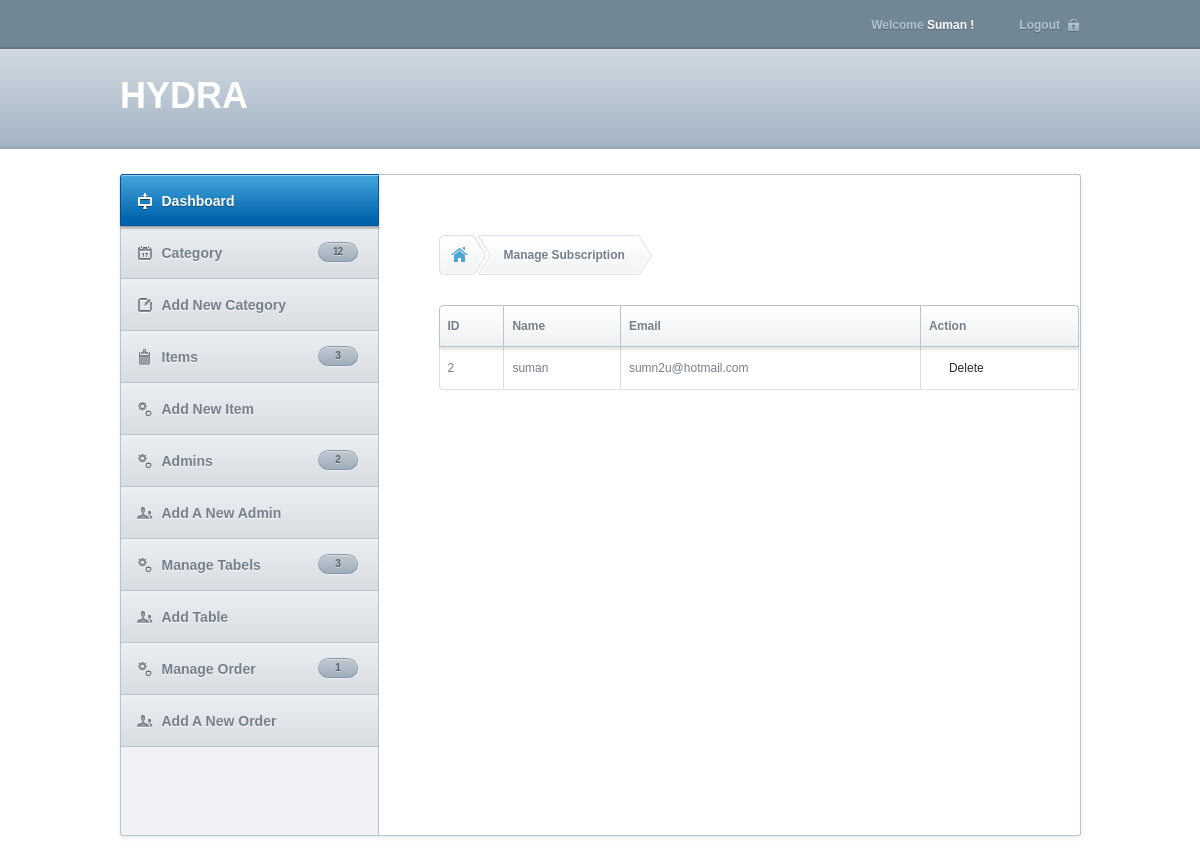
The page /cp/index.php?page=manage_contact (signed in) on the database its author committed.
### tables this page shows
CREATE TABLE IF NOT EXISTS `tbl_suscribe` (
  `contact_id` int(5) NOT NULL AUTO_INCREMENT,
  `contact_name` varchar(20) NOT NULL,
  `contact_email` varchar(50) NOT NULL,
  PRIMARY KEY (`contact_id`)
);

### cp/includes/manage_contact.php (the view, shortened to what this page needs)
<div id="content">
					<ul class="breadcrumb">
						<li class="home"><a href="index.php" ></a></li>
						<li class="last"><a href="#" >Manage Subscription</a></li>
					</ul>
					<table id="sample-table-sortable" class="sortable normal-table" cellspacing='0'>
							<thead>
								<tr>
									<th class="first">ID</th>
									<th>Name </th>
									<th>Email</th>
                                    <th>Action</th>
								</tr>
							</thead>
							<tbody>
                            <?php
								$query = mysql_query("select * from tbl_suscribe");
								while($result = mysql_fetch_array($query)){
							?>
								<tr>
									<td><?php echo $result[0]; ?></td>
									<td><?php echo $result[1]; ?></td>
									<td><?php echo $result[2]; ?></td>
                                    <td>&nbsp;&nbsp;&nbsp;&nbsp;&nbsp;&nbsp;<a href="index.php?page=delete_contact_message&id=<?php echo $result[0]; ?>" class="">Delete</a></td>
								</tr>
                            <?php } ?>
							</tbody>
					</table>
</div>

### cp/_layout/style.css (style rules this page uses)
html, body, div, dl, dt, dd, ul, ol, li, h1, h2, h3, h4, h5, h6, pre, form, fieldset, input, textarea, label, p, blockquote, th, td { margin:0;padding:0; }
table { border-spacing:0; }
address, caption, cite, code, dfn, em, strong, th, var { font-style:normal;font-weight:normal; }
ol, ul { list-style:none; }
caption, th { text-align:left; }
* { outline: none; }
body, p, span, div { font-family:arial, verdana, trebuchet ms;font-size:12px;line-height:21px;color:#757f8c; }
a { color:#2b2b2b;text-decoration:none; }
.last { margin-right:0 !important; }
#content { width:640px;float:left;min-height:540px;padding:30px; }
.breadcrumb { height:40px;background:url('images/back-breadcrumb.png') no-repeat left top;margin-bottom:30px;padding-left:5px; }
.breadcrumb li { height:40px;padding:0 28px 0 10px;float:left;background:url('images/back-breadcrumb.png') no-repeat right -80px; }
.breadcrumb li.last { background:url('images/back-breadcrumb.png') no-repeat right -40px; }
.breadcrumb li a { display:block;height:40px;font-weight:bold;color:#757F8C;line-height:40px;text-shadow:0 1px #FEFEFF; }
.breadcrumb li.home { width:40px;height:40px;padding:0 5px; }
.breadcrumb li.home a { background:url('images/icon-home-breadcrumb.png') no-repeat 2px 12px; }
table.normal-table { font-family:arial;font-size: 12px;width:100%;text-align: left; }
table.normal-table thead th:first-child { border-radius:4px 0 0 0; }
table.normal-table thead th:last-child { border-radius:0 4px 0 0;border-right:1px solid #b9c4cf; }
table.normal-table tr td:first-child { border-left:1px solid #dce1e7; }
table.normal-table tr:first-child td { border-top:none; }
table.normal-table tr:last-child td { border-bottom:1px solid #dce1e7; }
table.normal-table td:last-child { border-right:1px solid #dce1e7; }
table.normal-table tr:last-child td:first-child { border-radius:0 0 0 4px; }
table.normal-table tr:last-child td:last-child { border-radius:0 0 4px 0; }
table.normal-table th { border-bottom:1px solid #b9c4cf;border-top:1px solid #b9c4cf; font-weight: bold;padding:0 8px;color: #5a5a5a;height:40px;background-image: -webkit-linear-gradient(bottom, #eef1f2, #fff);background-image: -moz-linear-gradient(bottom, #eef1f2, #fff);background-image: -o-linear-gradient(bottom, #eef1f2, #fff);background-image: -ms-linear-gradient(bottom, #eef1f2, #fff);background-image: linear-gradient(to top, #eef1f2, #fff);color:#757f8c;fons-size:12px;text-shadow:0 1px #fff;font-family:arial !important;border-right:1px solid #b9c4cf; }
.normal-table thead { position:relative;z-index:9999;box-shadow: 0 3px 2px rgba(0,0,0,.10), inset 0 1px rgba(255,255,255,.4);border-radius:4px;overflow:hidden; }
table.normal-table th.first { border-left:1px solid #b9c4cf; }
table.normal-table td { padding: 0 8px;background:transparent;border-top:1px solid #dddddd;border-right:1px solid #dddddd;color: #8b8b8b;height:42px;color:#757f8c; }
table.normal-table td:first-child { border-left:none; }

### rows shown on the page
tbl_suscribe: contact_id "2", contact_name "suman", contact_email "sumn2u@hotmail.com"

### other values the page prints
$_SESSION['loggedIn'] "Suman"
$catnum "12"
$adsnum "3"
$adminum "2"
$pagenum "3"
$pageord "1"
